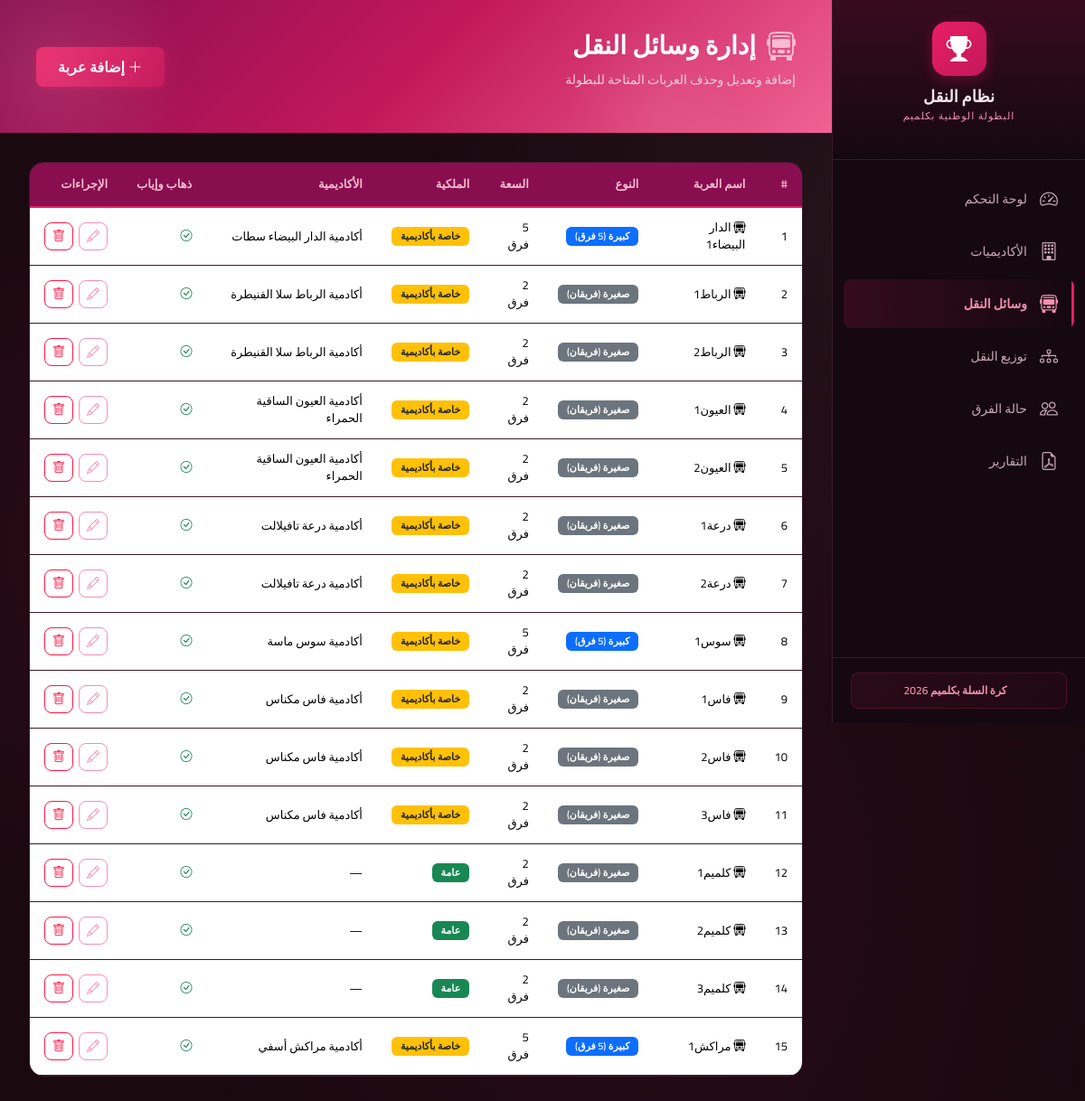
Page /vehicles on the committed database.
### transport_system/models.py (models this page shows, shortened)
class Vehicle(db.Model):
    __tablename__ = 'vehicle'
    TYPE_CHOICES = ['small', 'large']
    TYPE_LABELS = {'small': 'صغيرة (فريقان)', 'large': 'كبيرة (5 فرق)'}
    TYPE_CAPACITY = {'small': 2, 'large': 5}
    OWNERSHIP_CHOICES = ['academy', 'public']
    OWNERSHIP_LABELS = {'academy': 'خاصة بأكاديمية', 'public': 'عامة'}
    id = db.Column(db.Integer, primary_key=True)
    name = db.Column(db.String(200), nullable=False)
    type = db.Column(db.String(10), nullable=False, default='small')
    ownership = db.Column(db.String(10), nullable=False, default='public')
    academy_id = db.Column(db.Integer, db.ForeignKey('academy.id'), nullable=True)
    can_return = db.Column(db.Boolean, nullable=False, default=True)
    trips = db.relationship('Trip', backref='vehicle', lazy=True, cascade='all, delete-orphan')
    @property
    def capacity(self):
        return self.TYPE_CAPACITY.get(self.type, 2)
    @property
    def type_label(self):
        return self.TYPE_LABELS.get(self.type, self.type)
    @property
    def ownership_label(self):
        return self.OWNERSHIP_LABELS.get(self.ownership, self.ownership)

class Academy(db.Model):
    __tablename__ = 'academy'
    id = db.Column(db.Integer, primary_key=True)
    name = db.Column(db.String(200), nullable=False)
    hotel = db.Column(db.String(200), nullable=False)
    teams = db.relationship('Team', backref='academy', lazy=True, cascade='all, delete-orphan')
    vehicles = db.relationship('Vehicle', backref='academy', lazy=True, cascade='all, delete-orphan')

### transport_system/routes/vehicles.py (the view)
@vehicles_bp.route('/vehicles')
def vehicles_list():
    vehicles = Vehicle.query.order_by(Vehicle.name).all()
    academies = Academy.query.order_by(Academy.name).all()
    return render_template('vehicles.html', vehicles=vehicles, academies=academies)

### transport_system/templates/vehicles.html (shortened to what this page needs)
{% extends "base.html" %}
{% block content %}
<div class="page-header">
    <div class="page-header-content">
        <h1 class="page-title">
            <i class="bi bi-bus-front"></i>
            إدارة وسائل النقل
        </h1>
        <p class="page-subtitle">إضافة وتعديل وحذف العربات المتاحة للبطولة</p>
    </div>
    <button class="btn btn-gold" data-bs-toggle="modal" data-bs-target="#vehicleModal" onclick="resetVehicleForm()" id="btnAddVehicle">
        <i class="bi bi-plus-lg"></i> إضافة عربة
    </button>
</div>
<div class="content-card">
    <div class="table-responsive">
        <table class="table table-modern" id="vehiclesTable">
            <thead>
                <tr>
                    <th>#</th>
                    <th>اسم العربة</th>
                    <th>النوع</th>
                    <th>السعة</th>
                    <th>الملكية</th>
                    <th>الأكاديمية</th>
                    <th>ذهاب وإياب</th>
                    <th>الإجراءات</th>
                </tr>
            </thead>
            <tbody id="vehiclesTableBody">
                {% for vehicle in vehicles %}
                <tr id="vehicle-row-{{ vehicle.id }}">
                    <td>{{ loop.index }}</td>
                    <td><i class="bi bi-bus-front"></i> {{ vehicle.name }}</td>
                    <td>
                        <span class="badge {% if vehicle.type == 'large' %}bg-primary{% else %}bg-secondary{% endif %}">
                            {{ vehicle.type_label }}
                        </span>
                    </td>
                    <td>{{ vehicle.capacity }} فرق</td>
                    <td>
                        <span class="badge {% if vehicle.ownership == 'public' %}bg-success{% else %}bg-warning text-dark{% endif %}">
                            {{ vehicle.ownership_label }}
                        </span>
                    </td>
                    <td>{{ vehicle.academy.name if vehicle.academy else '—' }}</td>
                    <td>
                        {% if vehicle.can_return %}
                        <i class="bi bi-check-circle text-success"></i>
                        {% else %}
                        <i class="bi bi-x-circle text-danger"></i>
                        {% endif %}
                    </td>
                    <td>
                        <div class="action-buttons">
                            <button class="btn btn-sm btn-outline-warning" onclick="editVehicle({{ vehicle.id }}, '{{ vehicle.name }}', '{{ vehicle.type }}', '{{ vehicle.ownership }}', {{ vehicle.academy_id or 'null' }}, {{ 'true' if vehicle.can_return else 'false' }})" title="تعديل">
                                <i class="bi bi-pencil"></i>
                            </button>
                            <button class="btn btn-sm btn-outline-danger" onclick="deleteVehicle({{ vehicle.id }}, '{{ vehicle.name }}')" title="حذف">
                                <i class="bi bi-trash"></i>
                            </button>
                        </div>
                    </td>
                </tr>
                {% endfor %}
            </tbody>
        </table>
    </div>
</div>
{% endblock %}

### transport_system/static/css/style.css (style rules this page uses)
:root { --primary: #c2185b; --primary-light: #e91e63; --primary-lighter: #f06292; --primary-dark: #880e4f; --accent: #f8bbd0; --accent-dark: #f48fb1; --accent-light: #fce4ec; --bg-dark: #1a0a10; --bg-card: #1e0f16; --bg-card-hover: #2a1520; --bg-sidebar: #150810; --text-primary: #f5e6ec; --text-secondary: #c9a5b5; --text-muted: #8e6578; --border-color: #3a1a28; --border-light: #4d2535; --success: #00c853; --success-bg: rgba(0, 200, 83, 0.1); --danger: #ff1744; --danger-bg: rgba(255, 23, 68, 0.1); --info: #00b0ff; --info-bg: rgba(0, 176, 255, 0.1); --warning: #ffc107; --warning-bg: rgba(255, 193, 7, 0.1); --sidebar-width: 280px; --header-height: 80px; --radius: 12px; --radius-sm: 8px; --radius-lg: 16px; --shadow: 0 4px 24px rgba(0, 0, 0, 0.3); --shadow-lg: 0 8px 40px rgba(0, 0, 0, 0.4); --transition: all 0.3s cubic-bezier(0.4, 0, 0.2, 1); }
*, *::before, *::after { margin: 0; padding: 0; box-sizing: border-box; }
html { scroll-behavior: smooth; }
body { font-family: 'Cairo', sans-serif; background: var(--bg-dark); color: var(--text-primary); direction: rtl; min-height: 100vh; overflow-x: hidden; }
.page-header { background: linear-gradient(135deg, var(--primary-dark), var(--primary), var(--primary-lighter)); margin: 0 -32px 32px; padding: 32px 40px; display: flex; align-items: center; justify-content: space-between; flex-wrap: wrap; gap: 16px; position: relative; overflow: hidden; }
.page-header::before { content: ''; position: absolute; top: -50%; left: -10%; width: 300px; height: 300px; background: radial-gradient(circle, rgba(248, 187, 208, 0.15), transparent 70%); border-radius: 50%; pointer-events: none; }
.page-header::after { content: ''; position: absolute; bottom: -50%; right: 10%; width: 200px; height: 200px; background: radial-gradient(circle, rgba(248, 187, 208, 0.1), transparent 70%); border-radius: 50%; pointer-events: none; }
.page-title { font-size: 28px; font-weight: 800; color: white; display: flex; align-items: center; gap: 12px; }
.page-title i { color: var(--accent); font-size: 32px; }
.page-subtitle { color: rgba(255, 255, 255, 0.75); font-size: 14px; margin-top: 4px; }
.content-card { background: var(--bg-card); border: 1px solid var(--border-color); border-radius: var(--radius-lg); overflow: hidden; animation: fadeInUp 0.5s ease-out; }
.table-modern { color: var(--text-primary); margin-bottom: 0; }
.table-modern thead th { background: var(--primary-dark); color: var(--accent); font-weight: 600; font-size: 13px; padding: 14px 16px; border-bottom: 2px solid var(--primary-light); white-space: nowrap; }
.table-modern tbody td { padding: 12px 16px; border-bottom: 1px solid var(--border-color); vertical-align: middle; font-size: 13px; }
.table-modern tbody tr { transition: var(--transition); }
.action-buttons { display: flex; gap: 6px; }
.btn-gold { background: linear-gradient(135deg, var(--primary-light), var(--primary)); color: white; border: none; font-weight: 700; padding: 10px 24px; border-radius: var(--radius-sm); transition: var(--transition); box-shadow: 0 2px 8px rgba(233, 30, 99, 0.3); }
.badge { font-weight: 600; font-size: 11px; padding: 5px 10px; border-radius: 6px; }
.btn { font-family: 'Cairo', sans-serif; font-weight: 600; border-radius: var(--radius-sm); transition: var(--transition); }
.btn-outline-warning { border-color: var(--accent-dark); color: var(--accent-dark); }
.btn-outline-danger { border-color: var(--danger); color: var(--danger); }
body::before { content: ''; position: fixed; top: 0; left: 0; right: 0; bottom: 0; background: radial-gradient(ellipse at 20% 50%, rgba(194, 24, 91, 0.1) 0%, transparent 50%), radial-gradient(ellipse at 80% 20%, rgba(248, 187, 208, 0.05) 0%, transparent 40%), radial-gradient(ellipse at 60% 80%, rgba(194, 24, 91, 0.08) 0%, transparent 50%); pointer-events: none; z-index: -1; }

### rows in the picture
Vehicle: name "الدار البيضاء1", type_label "كبيرة (5 فرق)", capacity "5", ownership_label "خاصة بأكاديمية", academy "أكادمية الدار البيضاء سطات", can_return True (drawn)
Vehicle: name "الرباط1", type_label "صغيرة (فريقان)", capacity "2", ownership_label "خاصة بأكاديمية", academy "أكادمية الرباط سلا القنيطرة", can_return True (drawn)
Vehicle: name "الرباط2", type_label "صغيرة (فريقان)", capacity "2", ownership_label "خاصة بأكاديمية", academy "أكادمية الرباط سلا القنيطرة", can_return True (drawn)
Vehicle: name "العيون1", type_label "صغيرة (فريقان)", capacity "2", ownership_label "خاصة بأكاديمية", academy "أكادمية العيون الساقية الحمراء", can_return True (drawn)
Vehicle: name "العيون2", type_label "صغيرة (فريقان)", capacity "2", ownership_label "خاصة بأكاديمية", academy "أكادمية العيون الساقية الحمراء", can_return True (drawn)
Vehicle: name "درعة1", type_label "صغيرة (فريقان)", capacity "2", ownership_label "خاصة بأكاديمية", academy "أكادمية درعة تافيلالت", can_return True (drawn)
Vehicle: name "درعة2", type_label "صغيرة (فريقان)", capacity "2", ownership_label "خاصة بأكاديمية", academy "أكادمية درعة تافيلالت", can_return True (drawn)
Vehicle: name "سوس1", type_label "كبيرة (5 فرق)", capacity "5", ownership_label "خاصة بأكاديمية", academy "أكادمية سوس ماسة", can_return True (drawn)
Vehicle: name "فاس1", type_label "صغيرة (فريقان)", capacity "2", ownership_label "خاصة بأكاديمية", academy "أكادمية فاس مكناس", can_return True (drawn)
Vehicle: name "فاس2", type_label "صغيرة (فريقان)", capacity "2", ownership_label "خاصة بأكاديمية", academy "أكادمية فاس مكناس", can_return True (drawn)
Vehicle: name "فاس3", type_label "صغيرة (فريقان)", capacity "2", ownership_label "خاصة بأكاديمية", academy "أكادمية فاس مكناس", can_return True (drawn)
Vehicle: name "كلميم1", type_label "صغيرة (فريقان)", capacity "2", ownership_label "عامة", academy "—", can_return True (drawn)
Vehicle: name "كلميم2", type_label "صغيرة (فريقان)", capacity "2", ownership_label "عامة", academy "—", can_return True (drawn)
Vehicle: name "كلميم3", type_label "صغيرة (فريقان)", capacity "2", ownership_label "عامة", academy "—", can_return True (drawn)
Vehicle: name "مراكش1", type_label "كبيرة (5 فرق)", capacity "5", ownership_label "خاصة بأكاديمية", academy "أكادمية مراكش أسفي", can_return True (drawn)
